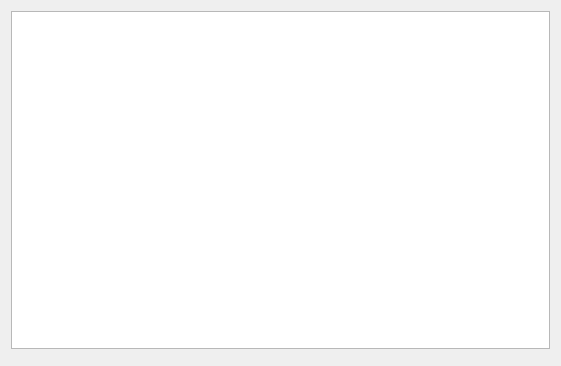
<?xml version="1.0" encoding="UTF-8"?>
<ui version="4.0">
 <class>MainWindow</class>
 <widget class="QMainWindow" name="MainWindow">
  <property name="geometry">
   <rect>
    <x>0</x>
    <y>0</y>
    <width>561</width>
    <height>366</height>
   </rect>
  </property>
  <property name="windowTitle">
   <string>MainWindow</string>
  </property>
  <widget class="QWidget" name="centralWidget">
   <layout class="QVBoxLayout" name="verticalLayout">
    <item>
     <layout class="QHBoxLayout" name="topLayout"/>
    </item>
    <item>
     <widget class="QListWidget" name="listWidget"/>
    </item>
    <item>
     <widget class="QWidget" name="widget" native="true">
      <property name="styleSheet">
       <string notr="true">background-color: rgb(255, 255, 255)</string>
      </property>
     </widget>
    </item>
   </layout>
  </widget>
 </widget>
 <layoutdefault spacing="6" margin="11"/>
 <resources/>
 <connections/>
</ui>
